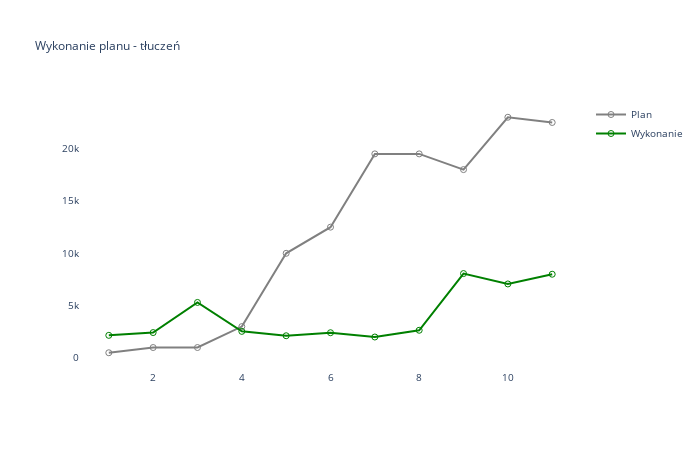

This figure's notebook cell:
### Code cell
# Tłuczeń

t_sprzedaz_temp=t_sprzedaz_p[t_sprzedaz_p['TYP']=='TŁUCZEŃ'].copy()
t_wykres=t_sprzedaz_temp.groupby(['M'],as_index=False)[['P_Ile','W_Ile']].sum()
t_wykres=t_wykres[t_wykres['M']<=msc]
#t_wykres['P_Ile']=t_wykres['P_Ile'].cumsum()
#t_wykres['W_Ile']=t_wykres['W_Ile'].cumsum()

fig=make_subplots(rows=1,cols=1)
fig.add_trace(go.Scatter(x=t_wykres['M'], y=t_wykres['P_Ile'],  marker_symbol='circle-open',name="Plan",line= {"color": "gray", "width": 2}),row=1,col=1)
fig.add_trace(go.Scatter(x=t_wykres['M'], y=t_wykres['W_Ile'],  marker_symbol='circle-open',name="Wykonanie",line= {"color": "green", "width": 2}),row=1,col=1)
fig.update_layout(title_text='Wykonanie planu - tłuczeń')
fig.update_layout(plot_bgcolor='#FFFFFF',font_size=10,title_font_size=12,width=700, height=450)
fig.write_image(IMAGES / '11_Tluczen_Wykonanie_Planu.png')
fig.show()

### Figure 1 — Plotly figure (JSON) as saved in the notebook; plotly's stock layout.template omitted (floating-point values rounded to 4 significant figures)
{"data": [{"line": {"color": "gray", "width": 2}, "marker": {"symbol": "circle-open"}, "name": "Plan", "type": "scatter", "x": [1, 2, 3, 4, 5, 6, 7, 8, 9, 10, 11], "xaxis": "x", "y": [500, 1000, 1000, 3000, 10000, 12500, 19500, 19500, 18000, 23000, 22500], "yaxis": "y"}, {"line": {"color": "green", "width": 2}, "marker": {"symbol": "circle-open"}, "name": "Wykonanie", "type": "scatter", "x": [1, 2, 3, 4, 5, 6, 7, 8, 9, 10, 11], "xaxis": "x", "y": [2162, 2428.0, 5307.0, 2543.0, 2124.0, 2415.0, 2004.0, 2650.0, 8066.0, 7074.0, 8003.0], "yaxis": "y"}], "layout": {"font": {"size": 10}, "height": 450, "plot_bgcolor": "#FFFFFF", "title": {"font": {"size": 12}, "text": "Wykonanie planu - tłuczeń"}, "width": 700, "xaxis": {"anchor": "y", "autorange": true, "domain": [0, 1], "range": [0.3499, 11.65], "type": "linear"}, "yaxis": {"anchor": "x", "autorange": true, "domain": [0, 1], "range": [-1148.0, 24650.0], "type": "linear"}}}
